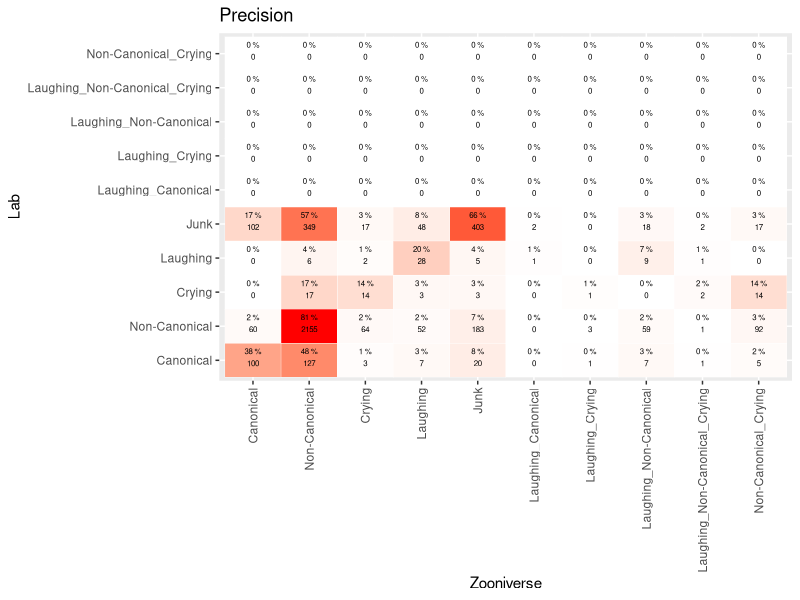
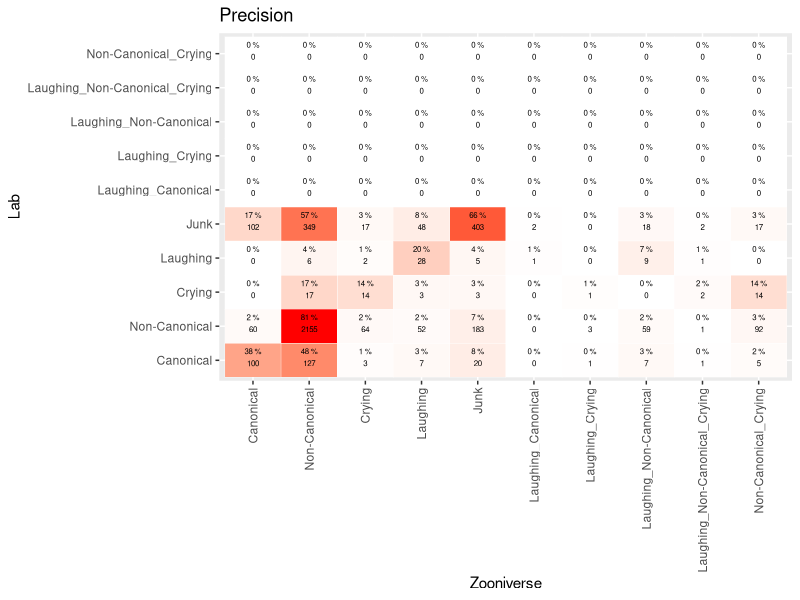
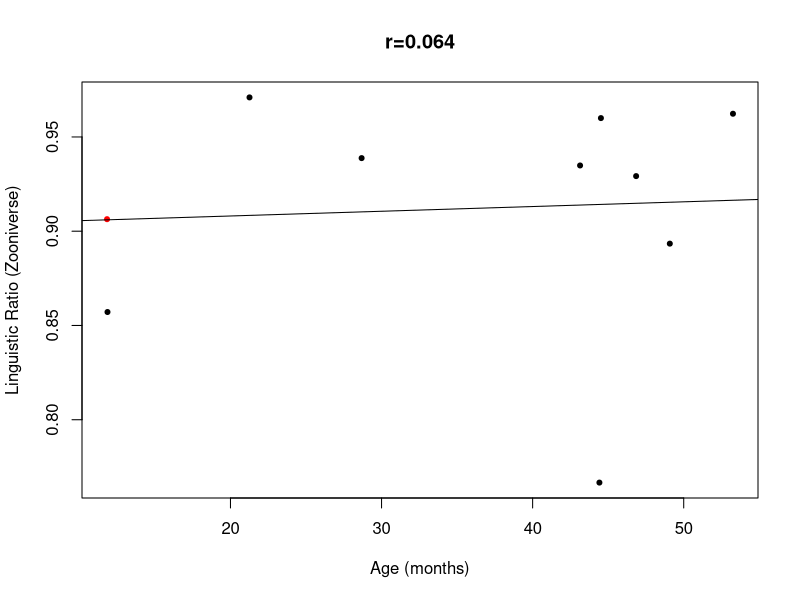
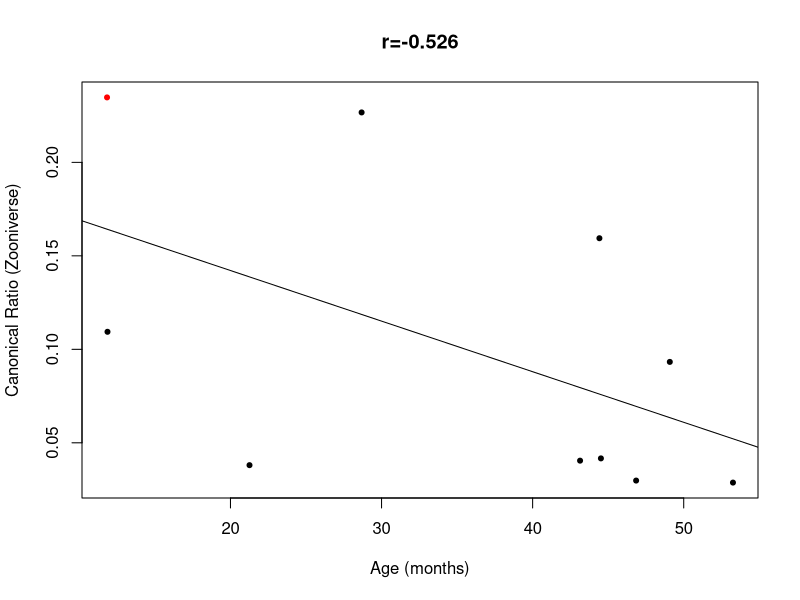
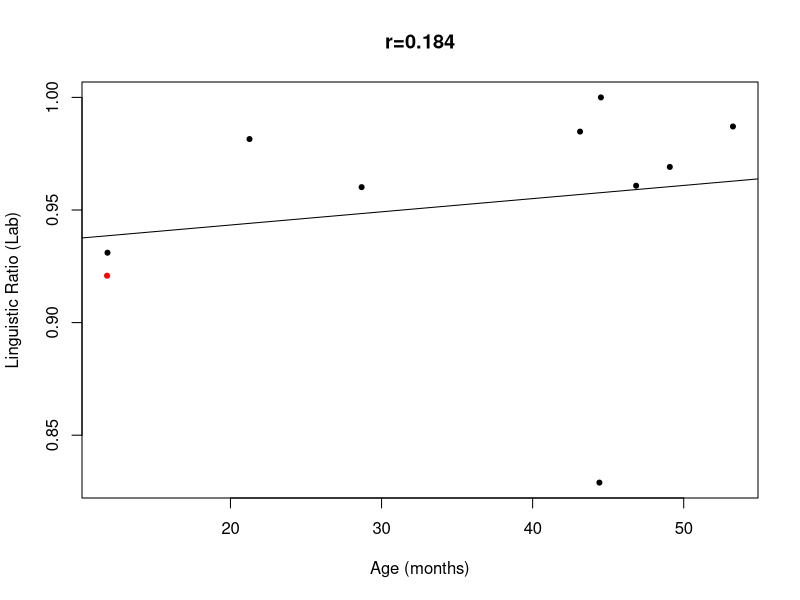
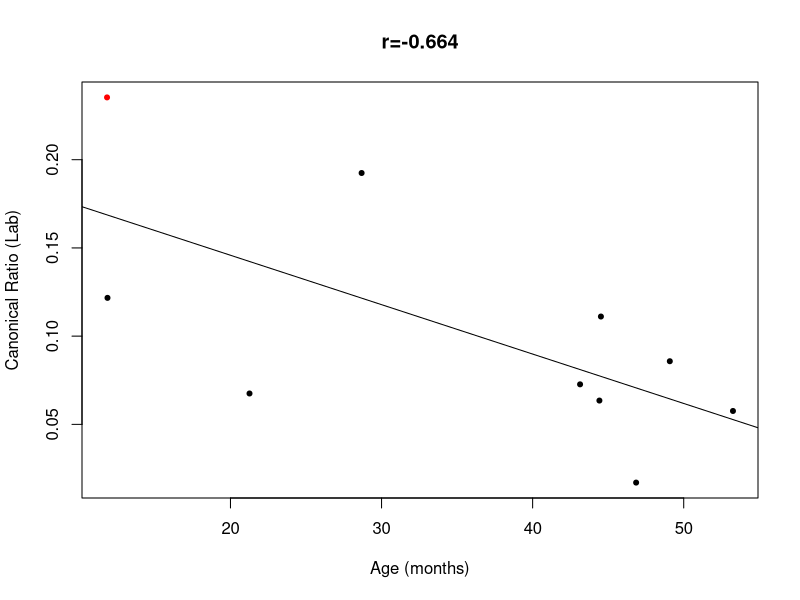
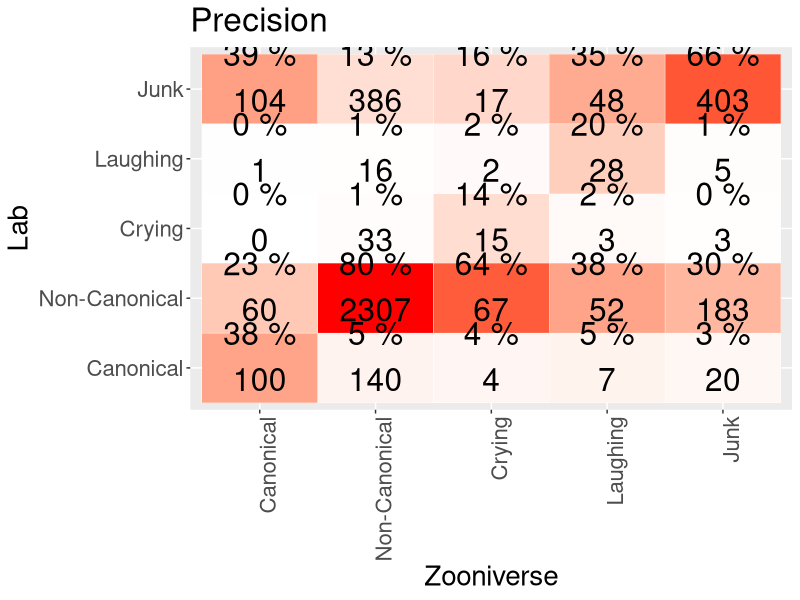
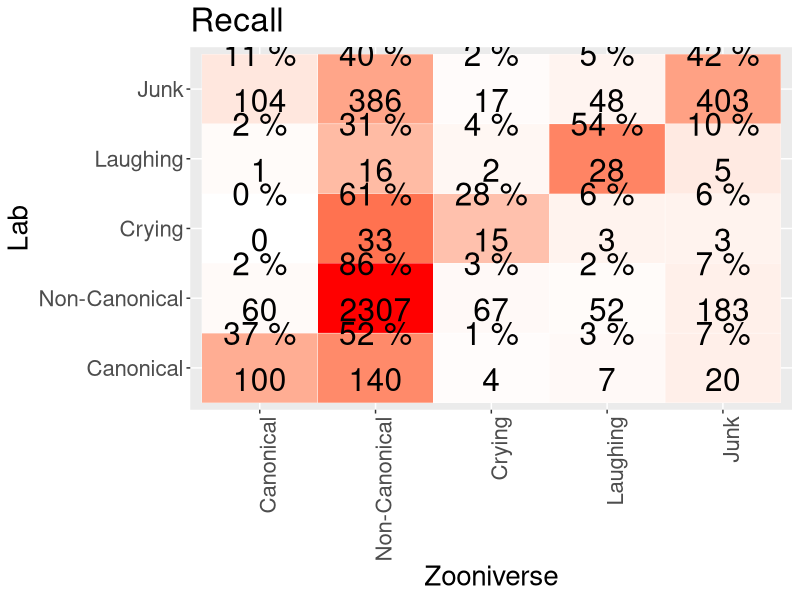

These charts were generated, in order, by the following R code:
## ---- chunk 1
knitr::opts_chunk$set(echo = TRUE)
library(tidyverse)
library(dplyr)
library(ggplot2)
library(caret)
library(scales)

dodiv=function(x) x/sum(x, na.rm=T)

## ---- chunk 2
#read demo data created by AC from info in paper
demo_data=read.csv("./Data/demo-data.tsv",sep="\t")

# read dataset composed with python
data_all <- read.csv("./Data/new_classifications_PU_zoon.csv")

#remove the word mixed that takes up space and is unnecessary
data_all$Zoon_classif=factor(gsub("Mixed_","",as.character(data_all$Zoon_classif),fixed=T))

#relevel the factor so that it's easier to read
data_all$Zoon_classif=factor(data_all$Zoon_classif, levels=c("Canonical","Non-Canonical",
                                                             "Crying","Laughing","Junk",levels(data_all$Zoon_classif)[grep("_",levels(data_all$Zoon_classif))]))


# create lab column with easier to read correspondance
data_all$lab<-as.character(data_all$Major_Choice)
data_all$lab[data_all$lab=="Non-canonical syllables"]<-"Non-Canonical"
data_all$lab[data_all$lab=="Canonical syllables"]<-"Canonical"
data_all$lab[data_all$lab %in% c("Don't mark","None")]<-"Junk"
data_all$lab=factor(data_all$lab,levels=levels(data_all$Zoon_classif))
#apply same factor levels as zooniverse so that we can do symmetrical confusion matrices
## ---- chunk 3
table(data_all$lab)
table(data_all$Zoon_classif)

mycf=confusionMatrix(data_all$lab, data_all$Zoon_classif, dnn = c("Lab","Zooniverse"))

conf_tab=mycf$table

# this package uses sensitivity & specificity
#Sensitivity=recall
#Specificity=precision

mycf

## ---- chunk 4

prop_cat=data.frame(conf_tab/colSums(conf_tab)*100) #generates precision because columns
prop_cat$id=paste(prop_cat$Lab,prop_cat$Zooniverse)
colnames(prop_cat)[3]<-"pr"

data.frame(conf_tab)->stall
stall$id=paste(stall$Lab,stall$Zooniverse)
stall=merge(stall,prop_cat[c("id","pr")])



ggplot(data = stall, mapping = aes(y = Lab, x=Zooniverse)) +
 geom_tile(aes(fill= rescale(pr)), colour = "white") +
  geom_text(aes(label = paste(round(pr),"%")), vjust = -1,size=2) +
  geom_text(aes(label = Freq), vjust = 1,size=2) +
  scale_fill_gradient(low = "white", high = "red", name = "Percentage") +
     theme(legend.position = "none") +
  xlab("Zooniverse") + ylab("Lab") +
  ggtitle("Precision")+ theme(axis.text.x = element_text(angle = 90, vjust = 0.5, hjust=1))

## ---- chunk 5
prop_cat=data.frame(conf_tab/colSums(conf_tab)*100) #generates precision because columns
prop_cat$id=paste(prop_cat$Lab,prop_cat$Zooniverse)
colnames(prop_cat)[3]<-"pr"

data.frame(conf_tab)->stall
stall$id=paste(stall$Lab,stall$Zooniverse)
stall=merge(stall,prop_cat[c("id","pr")])



ggplot(data = stall, mapping = aes(y = Lab, x=Zooniverse)) +
 geom_tile(aes(fill= rescale(pr)), colour = "white") +
  geom_text(aes(label = paste(round(pr),"%")), vjust = -1,size=2) +
  geom_text(aes(label = Freq), vjust = 1,size=2) +
  scale_fill_gradient(low = "white", high = "red", name = "Percentage") +
     theme(legend.position = "none") +
  xlab("Zooniverse") + ylab("Lab") +
  ggtitle("Precision")+ theme(axis.text.x = element_text(angle = 90, vjust = 0.5, hjust=1))

## ---- chunk 6

#given results above, we map the mixed
data_all$Zoon_classif[data_all$Zoon_classif=="Laughing_Canonical"]<-"Canonical"
data_all$Zoon_classif[data_all$Zoon_classif=="Laughing_Non-Canonical"]<-"Non-Canonical"
data_all$Zoon_classif[data_all$Zoon_classif=="Laughing_Non-Canonical_Crying"]<-"Non-Canonical"
data_all$Zoon_classif[data_all$Zoon_classif=="Laughing_Crying"]<-"Crying"
data_all$Zoon_classif[data_all$Zoon_classif=="Non-Canonical_Crying"]<-"Non-Canonical"
data_all$Zoon_classif[data_all$Zoon_classif=="Non-Canonical_Laughing_Crying"]<-"Non-Canonical"

#and reset the factors for cleanliness
data_all$Zoon_classif=factor(data_all$Zoon_classif)
data_all$lab=factor(data_all$lab)

mycf=confusionMatrix(data_all$lab, data_all$Zoon_classif, dnn = c("Lab","Zooniverse"))
conf_tab=mycf$table

# this package uses sensitivity & specificity
#Sensitivity=recall
#Specificity=precision

mycf

## ---- chunk 7
pdf("./Results/precision.pdf",height=10,width=10)
colsums=colSums(conf_tab)
my_conf_tab=conf_tab
for(i in 1:5) my_conf_tab[,i]=my_conf_tab[,i]/colsums[i]
colSums(my_conf_tab)
prop_cat=data.frame(my_conf_tab*100) #generates precision because columns
prop_cat$id=paste(prop_cat$Lab,prop_cat$Zooniverse)
colnames(prop_cat)[3]<-"pr"

data.frame(conf_tab)->stall
stall$id=paste(stall$Lab,stall$Zooniverse)
stall=merge(stall,prop_cat[c("id","pr")])



ggplot(data = stall, mapping = aes(y = Lab, x=Zooniverse)) +
 geom_tile(aes(fill= rescale(pr)), colour = "white") +
  geom_text(aes(label = paste(round(pr),"%")), vjust = -1,size=8) +
  geom_text(aes(label = Freq), vjust = 1,size=8) +
  scale_fill_gradient(low = "white", high = "red", name = "Proportion") +
     theme(legend.position = "none") +
  xlab("Zooniverse") + ylab("Lab") +
  ggtitle("Precision")+theme(text = element_text(size=20),
        axis.text.x = element_text(angle=90, hjust=1))
dev.off()
## ---- chunk 8
pdf("./Results/recall.pdf",height=10,width=10)
prop_cat=data.frame(conf_tab/rowSums(conf_tab)*100)  #generates recall because rows
prop_cat$id=paste(prop_cat$Lab,prop_cat$Zooniverse)
colnames(prop_cat)[3]<-"rec"

data.frame(conf_tab)->stall
stall$id=paste(stall$Lab,stall$Zooniverse)
stall=merge(stall,prop_cat[c("id","rec")])

ggplot(data = stall, mapping = aes(y = Lab, x=Zooniverse)) +
 geom_tile(aes(fill= rescale(rec)), colour = "white") +
  geom_text(aes(label = paste(round(rec),"%")), vjust = -1,size=8) +
  geom_text(aes(label = Freq), vjust = 1,size=8) +
  scale_fill_gradient(low = "white", high = "red", name = "Proportion") +
     theme(legend.position = "none") +
  xlab("Zooniverse") + ylab("Lab") +
  ggtitle("Recall")+theme(text = element_text(size=20),
        axis.text.x = element_text(angle=90, hjust=1))


dev.off()
## ---- chunk 9


#get the ns by child, then calculate the linguistic ratio & canonical ratio, separately for zooniverse & lab
ztab=table(data_all$ChildID,data_all$Zoon_classif)
z_lr=rowSums(ztab[,c("Canonical","Non-Canonical")])/rowSums(ztab[,-which(colnames(ztab) %in% c("Junk"))])
z_cr=ztab[,c("Canonical")]/rowSums(ztab[,c("Canonical","Non-Canonical")])

ltab=table(data_all$ChildID,data_all$lab)
l_lr=rowSums(ltab[,c("Canonical","Non-Canonical")])/rowSums(ltab[,-which(colnames(ztab) %in% c("Junk"))])
l_cr=ltab[,c("Canonical")]/rowSums(ltab[,c("Canonical","Non-Canonical")])

#put all the ratios together
if(sum(rownames(ztab)==rownames(ltab))==dim(ztab)[1]) ratios=cbind(rownames(ztab),z_lr,z_cr,l_lr,l_cr) else print("oops this code needs to be more complex because we don't have the same kids for the two ratios")
colnames(ratios)[1]<-"ChildID"

#add age
#ages=aggregate(data_all$Age,by=list(data_all$ChildID),mean) #this is a weird way of adding ages, since all of the ages for a given child should be the same if there is only one recording, and if there are multiple recordings, then we should not get the mean
#improvement: now we merge with a demo data tab, but note this is merged with child id, so the problem of multiple recs per child is still there


merge(ratios,demo_data,by="ChildID")->ratios
colnames(ratios)[dim(ratios)[2]]<-"Age"

#cbinding results in text, so we numerize the ratios
for(thisvar in c("z_lr","z_cr","l_lr","l_cr")) ratios[,thisvar]=as.numeric(as.character(ratios[,thisvar]))
summary(ratios)
## ---- chunk 10
prettynames=c("Linguistic Ratio (Zooniverse)","Canonical Ratio (Zooniverse)",
             "Linguistic Ratio (Lab)","Canonical Ratio (Lab)" )
names(prettynames)<-c("z_lr","z_cr","l_lr","l_cr")

#!!! this is working the opposite than it should! but note that to get angsynd kids to come out in red, I have to do it like this -- it doesn't make sense...
mycols=c("red","black")
names(mycols)<-c("Low-RiskControl","AngelmanSyndrome")

for(thisvar in c("z_lr","z_cr","l_lr","l_cr")) {
  myr=round(cor.test(ratios[,thisvar],ratios$Age)$estimate,3)
  plot(ratios[,thisvar]~ratios$Age, pch=20,xlab="Age (months)",ylab=prettynames[thisvar],main=paste0("r=",myr),
       col=mycols[ratios$Diagnosis])
  abline(lm(ratios[,thisvar]~ratios$Age))
  }

## ---- chunk 11

#Ling ratio
pdf("./Results/ling_rat_z_vs_l.pdf",height=5,width=5)
lims=range(c(ratios[,"z_lr"],ratios[,"l_lr"]))
  myr=round(cor.test(ratios[,"z_lr"],ratios[,"l_lr"])$estimate,3)
  plot(ratios[,"z_lr"]~ratios[,"l_lr"], pch=20,xlab=prettynames["l_lr"],ylab=prettynames["z_lr"],main=paste0("r=",myr),
       xlim=lims,ylim=lims,
       col=mycols[ratios$Diagnosis])
  abline(lm(ratios[,"z_lr"]~ratios[,"l_lr"]))
  lines(c(0,1),c(0,1),lty=2,col="darkgray")
dev.off()

  #CR
pdf("./Results/can_rat_z_vs_l.pdf",height=5,width=5)
lims=range(c(ratios[,"z_cr"],ratios[,"l_cr"]))
    myr=round(cor.test(ratios[,"z_cr"],ratios[,"l_cr"])$estimate,3)
  plot(ratios[,"z_cr"]~ratios[,"l_cr"], pch=20,xlab=prettynames["l_cr"],ylab=prettynames["z_cr"],main=paste0("r=",myr),
       xlim=lims,ylim=lims,
       col=mycols[ratios$Diagnosis])
  abline(lm(ratios[,"z_cr"]~ratios[,"l_cr"]),col="darkgray")
    lines(c(0,1),c(0,1),lty=2,col="darkgray")
dev.off()


#COMBINED to save space
pdf("./Results/combined.pdf",height=5,width=5)
lims=range(c(ratios[,"z_lr"],ratios[,"l_lr"]),c(ratios[,"z_cr"],ratios[,"l_cr"]))
  #myr=round(cor.test(ratios[,"z_lr"],ratios[,"l_lr"])$estimate,3)

  plot(ratios[,"z_lr"]~ratios[,"l_lr"],xlab="Laboratory annotations",ylab="Zooniverse annotations",
       xlim=lims,ylim=lims,
       pch=20,col=mycols[ratios$Diagnosis])
    points(ratios[,"z_cr"]~ratios[,"l_cr"], pch=2, col=mycols[ratios$Diagnosis])
  abline(lm(ratios[,"z_cr"]~ratios[,"l_cr"]))
  abline(lm(ratios[,"z_lr"]~ratios[,"l_lr"]),lty=3)
 # lines(c(0,1),c(0,1),lty=2,col="darkgray")
dev.off()


